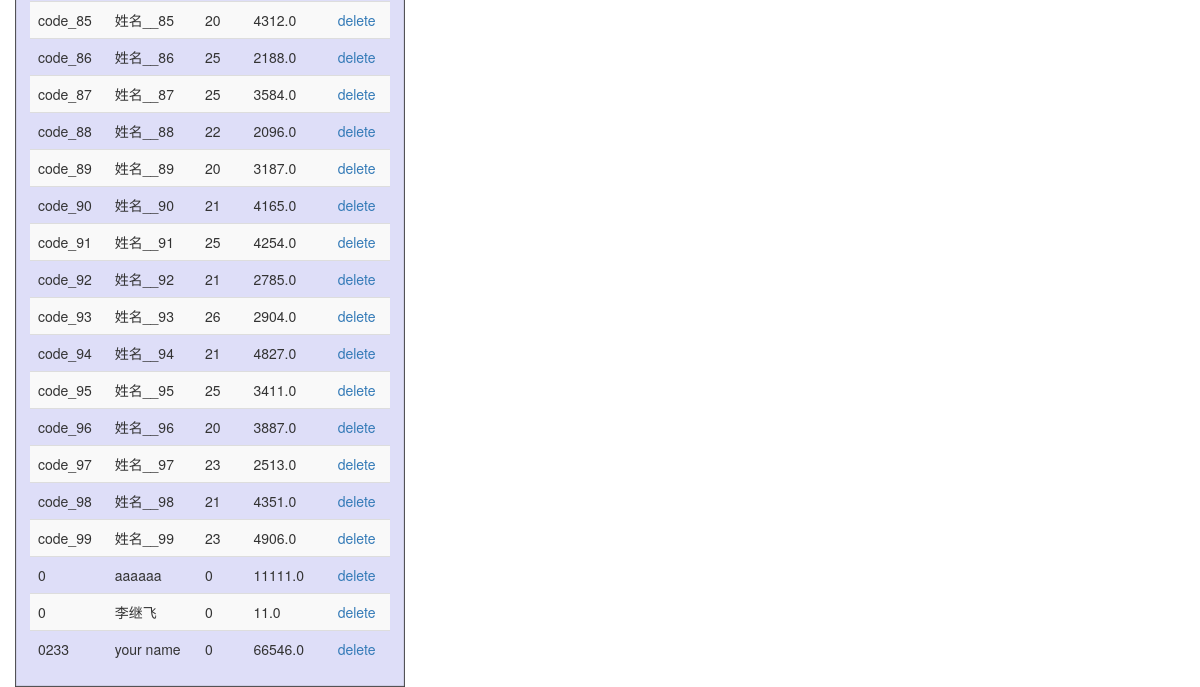
Before: /ztest_list_ljf (lower part) with the older database file.
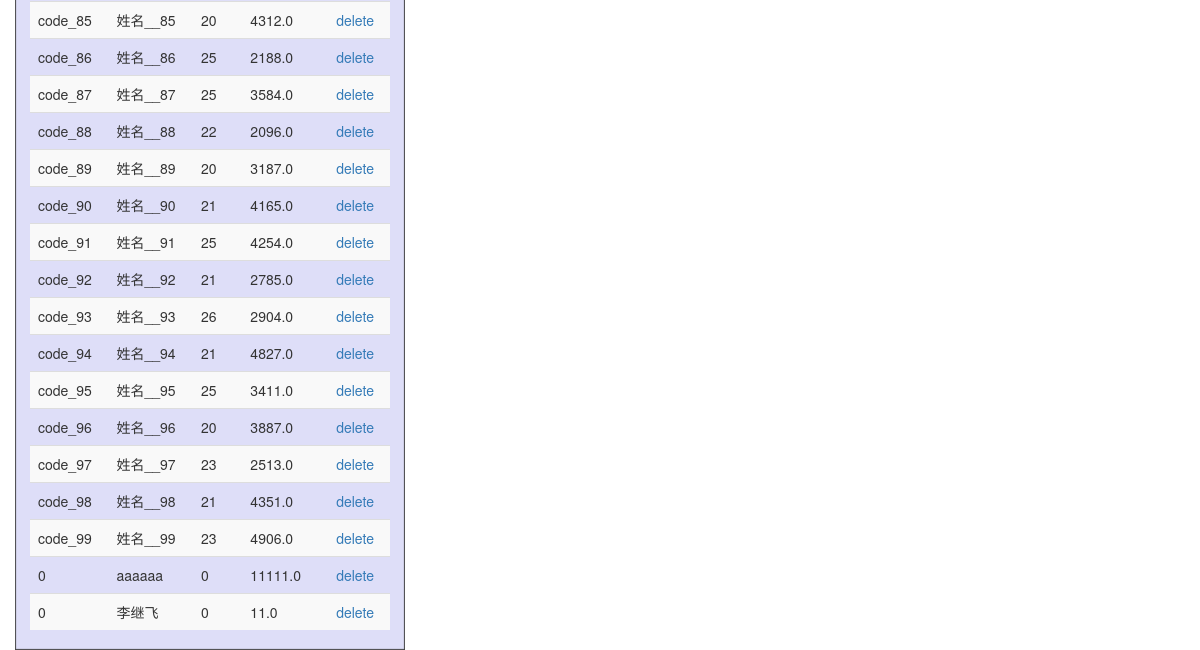
After: the same page with the newer database file.
### tables this page shows
CREATE TABLE "ztest" (
	"id"	INTEGER NOT NULL PRIMARY KEY AUTOINCREMENT,
	"code"	TEXT,
	"name"	TEXT,
	"age"	INTEGER,
	"salary"	REAL
);

### main_ljf.py (the view)
@app.route('/ztest_list_ljf',methods=['GET','POST'])
def ztest_list_ljf():
	if request.method=='POST':
		kw = request.form.get('kw') if ('kw' in request.form) else ''
	else:
		kw = ''
	dm = {}
	dm['kw']=kw
	conn = sqlite3.connect(get_db_path())
	cursor = conn.cursor()
	dt_conn = {}
	sql = '''
	select count(*) from ztest where 1=1
	'''
	if kw!='':
		sql += ' and name like :kw'
		dt_conn['kw']='%'+kw+'%'
	result_one = cursor.execute(sql,dt_conn).fetchone()
	total = result_one[0] if (result_one is not None) else 0
	dm['total']=total
	if total>0:
		sql = '''
		select * from ztest where 1=1
		'''
		if kw!='':
			sql += ' and name like :kw'
			dt_conn['kw']='%'+kw+'%'
		result = cursor.execute(sql,dt_conn).fetchall()
		dm['rows']=result
	conn.close()
	return render_template('ztest_list_ljf.html',dm=dm)

### project_utils.py (called while the page is built)
def get_project_dir():
	global cur_project_path
	if cur_project_path is not None:
		return cur_project_path
	cur_project_path = os.path.dirname(os.path.abspath(__file__))
	if cur_project_path.find('\\')!=-1:
		cur_project_path = cur_project_path.replace('\\','/')
	return cur_project_path

def get_db_path():
	return get_project_dir()+'/my.db'

### templates/ztest_list_ljf.html (shortened to what this page needs)
<!DOCTYPE html>
<html lang="zh-CN">
<head>
	<link href="bootstrap-3.3.5-dist/css/bootstrap.min.css" rel="stylesheet">
	<link href="font-awesome-4.7.0/css/font-awesome.min.css" rel="stylesheet">
</head>
<body>
	<div class="container">
   <div class="row">
      <div class="col-md-6 col-lg-4"  style="background-color: #dedef8;
         box-shadow: inset 1px -1px 1px #444, inset -1px 1px 1px #444;">
         <p>11
		 {% if dm.total>0 %}
		 <table class="table table-striped">
		   <tbody>
			{% for row in dm.rows %}
			 <tr>
			   <td>{{row[1]}}</td>
			   <td>{{row[2]}}</td>
			   <td>{{row[3]}}</td>
			   <td>{{row[4]}}</td>
			   <td>
					<a href="javascript:;" onclick="remove({{row[0]}})"><i class="fa fa-remove"></i>delete</a>
				</td>
			 </tr>
			{% endfor %}
		   </tbody>
		 </table>
		{% else %}
		<h3> 查询无结果 </h3>
		{% endif %}
         </p>
      </div>
	</div>
	</div>
</body>
</html>

Changed rows visible on the page:
removed ztest: code "0233", name "your name", age "0", salary "66546.0"
